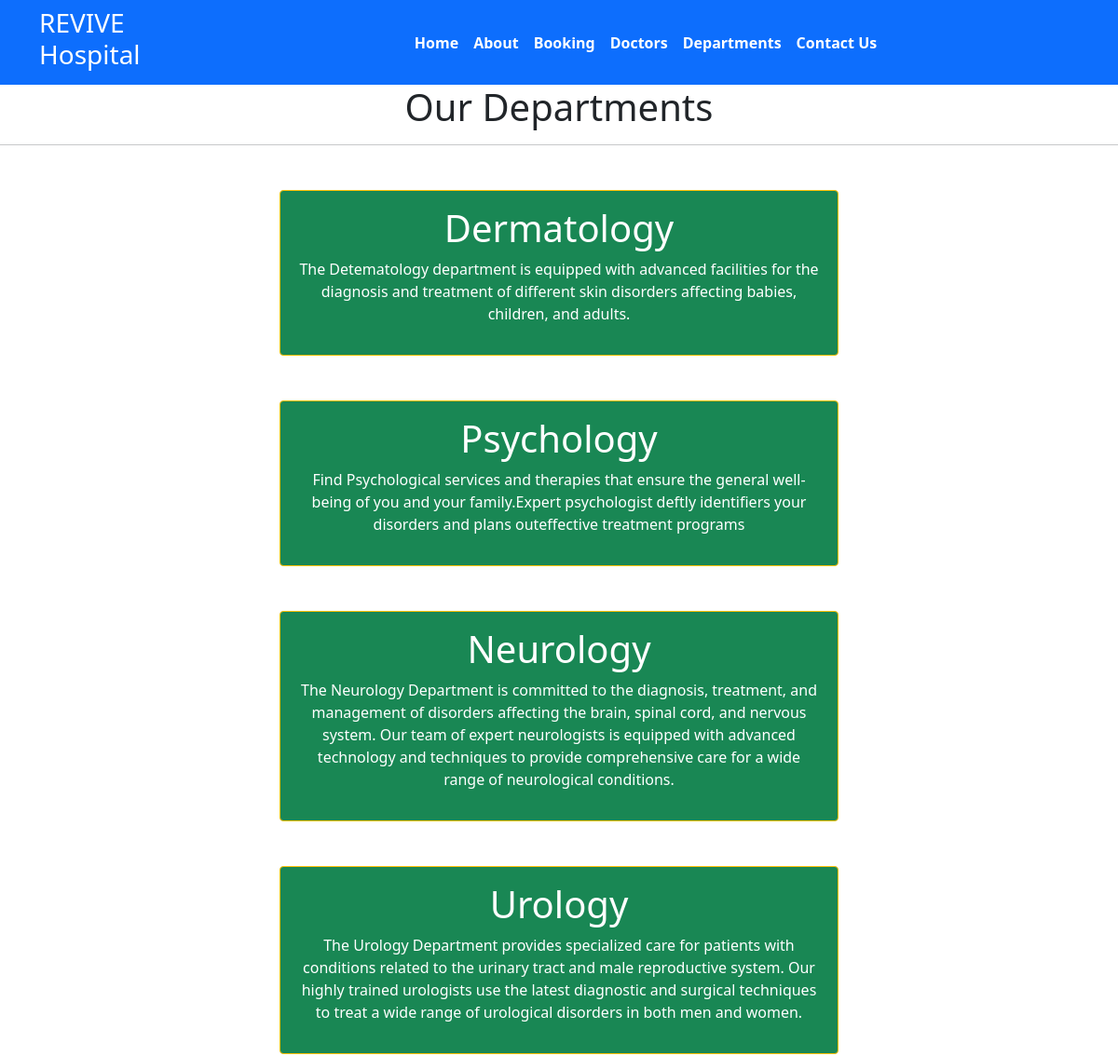
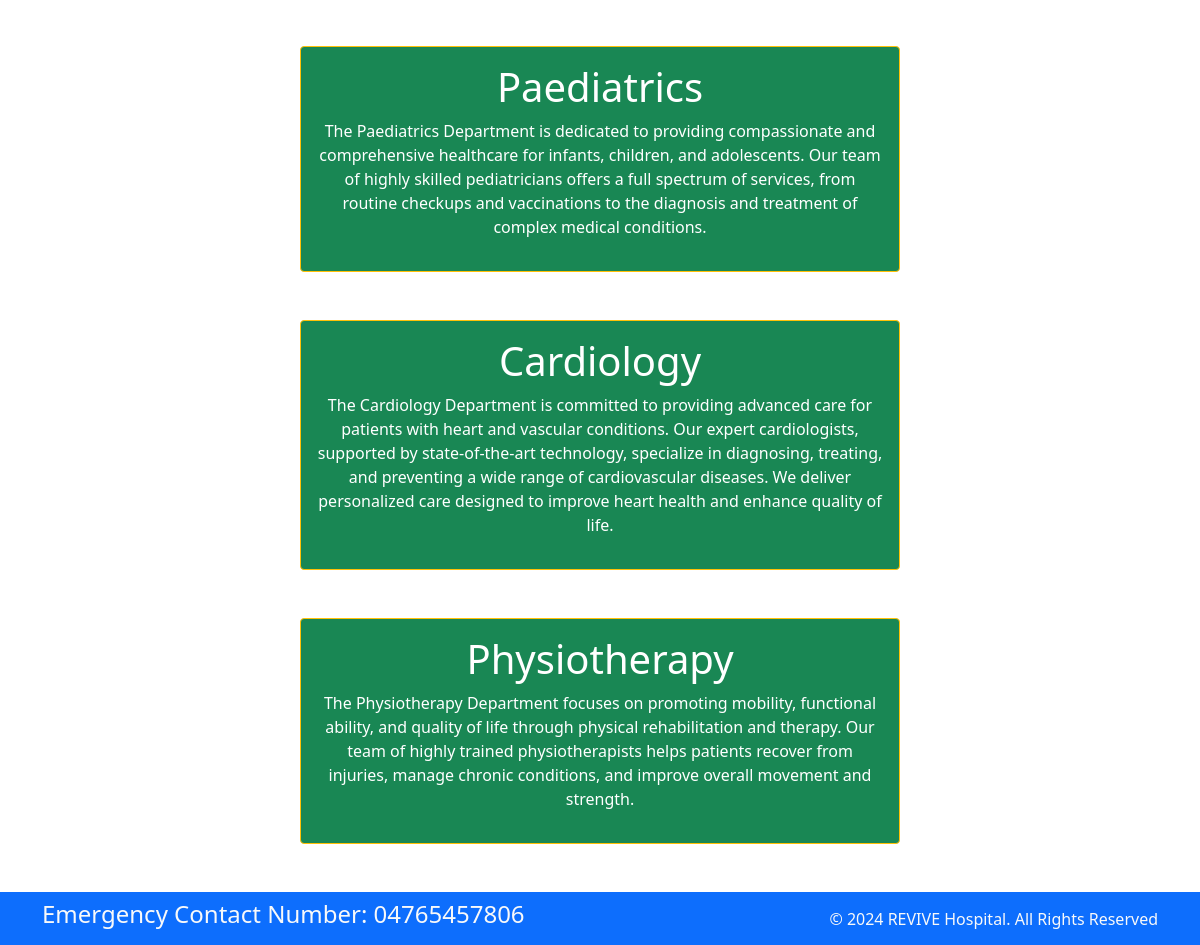
Screenshot of /department with the database file from the repository (2 pictures, top to bottom).
### hospitalapp/models.py (models this page shows, shortened)
class Departments(models.Model):
    dep_name = models.CharField(max_length=100)
    dep_decription = models.TextField()

### hospitalapp/views.py (the view)
# urls.py: path('department',views.department,name='department'),
def department(request):
    dict_dept={
        'dept': Departments.objects.all()
    }
    return render(request,"department.html", dict_dept)

### hospital/hospitalapp/Templates/department.html (shortened to what this page needs)
{% extends 'base.html' %}
{% block content %}
<h1 class="text-center"> Our Departments </h1>
<hr>
{% for d in dept %}
<div class="mx-auto w-50 bg-success text-center text-white p-3 my-5 border border-warning rounded">
    <h1>{{d.dep_name}}</h1>
    <p>{{d.dep_decription}}</p>
</div>
{% endfor %}
{% endblock %}

### hospital/hospitalapp/Templates/base.html (shortened to what this page needs)
{% load static %}
<!DOCTYPE html>
<html>
  <head>
    <link rel="stylesheet"
      href=" https://cdn.jsdelivr.net/npm/bootstrap@5.1.3/dist/css/bootstrap.min.css ">
    <link rel="stylesheet"
      href="https://use.fontawesome.com/releases/v5.2.0/css/all.css">
      <link rel="stylesheet"
      href="{% static '/css/style.css'%}">
  </head>
  <body>
    <nav class="navbar bg-primary navbar-expand-md ">
      <div class="container">
        <div class="col-2 text-left pl-md-0">
          <h3 class="text-white"> REVIVE Hospital </h3>
        </div>
        <div
          class="collapse navbar-collapse justify-content-center col-md-8 navbar-collapse-3">
          <ul class="navbar-nav justify-content-center  fw-bold">
            <li class="nav-item active">
              <a class="nav-link text-white" href="{% url 'home'%}">Home </a>
            </li>
            <li class="nav-item">
              <a class="nav-link text-white" href="{% url 'about'%}">About</a>
            </li>
            <li class="nav-item">
              <a class="nav-link text-white" href="{% url 'booking'%}">Booking</a>
            </li>
            <li class="nav-item">
              <a class="nav-link text-white" href="{% url 'doctors'%}">Doctors</a>
            </li>
			 <li class="nav-item">
              <a class="nav-link text-white" href="{% url 'department'%}">Departments</a>
            </li>
            <li class="nav-item">
              <a class="nav-link text-white" href="{% url 'contact'%}">Contact Us</a>
            </li>
          </ul>
        </div>
      </div>
    </nav>
    {% block content %}{% endblock %}
    <section class="">
      <footer class="pt-2 pb-2  bg-primary text-light">
        <div class="container">
          <div class="row align-items-center">
            <div class="col-12 col-md-8">
              <h4>Emergency Contact Number: 04765457806</h4>
            </div>
            <div class="col-12 col-md-4 mt-4 mt-md-0 text-center text-md-end">
              © 2024 REVIVE Hospital. All Rights Reserved
            </div>
          </div>
        </div>
      </footer>
    </section>
  </body>
</html>

### rows the page displays
Departments: dep_name "Dermatology", dep_decription "The Detematology department is equipped with advanced facilities for the diagnosis and treatment of different skin disorders affecting babies, children, and adults."
Departments: dep_name "Psychology", dep_decription "Find Psychological services and therapies that ensure the general well-being of you and your family.Expert psychologist deftly identifiers your disorders and plans outeffective treatment programs"
Departments: dep_name "Neurology", dep_decription "The Neurology Department is committed to the diagnosis, treatment, and management of disorders affecting the brain, spinal cord, and nervous system. Our team of expert neurologists is equipped with advanced technology and techniques to provide comprehensive care for a wide range of neurological conditions."
Departments: dep_name "Urology", dep_decription "The Urology Department provides specialized care for patients with conditions related to the urinary tract and male reproductive system. Our highly trained urologists use the latest diagnostic and surgical techniques to treat a wide range of urological disorders in both men and women."
Departments: dep_name "Paediatrics", dep_decription "The Paediatrics Department is dedicated to providing compassionate and comprehensive healthcare for infants, children, and adolescents. Our team of highly skilled pediatricians offers a full spectrum of services, from routine checkups and vaccinations to the diagnosis and treatment of complex medical conditions."
Departments: dep_name "Cardiology", dep_decription "The Cardiology Department is committed to providing advanced care for patients with heart and vascular conditions. Our expert cardiologists, supported by state-of-the-art technology, specialize in diagnosing, treating, and preventing a wide range of cardiovascular diseases. We deliver personalized care designed to improve heart health and enhance quality of life."
Departments: dep_name "Physiotherapy", dep_decription "The Physiotherapy Department focuses on promoting mobility, functional ability, and quality of life through physical rehabilitation and therapy. Our team of highly trained physiotherapists helps patients recover from injuries, manage chronic conditions, and improve overall movement and strength."
